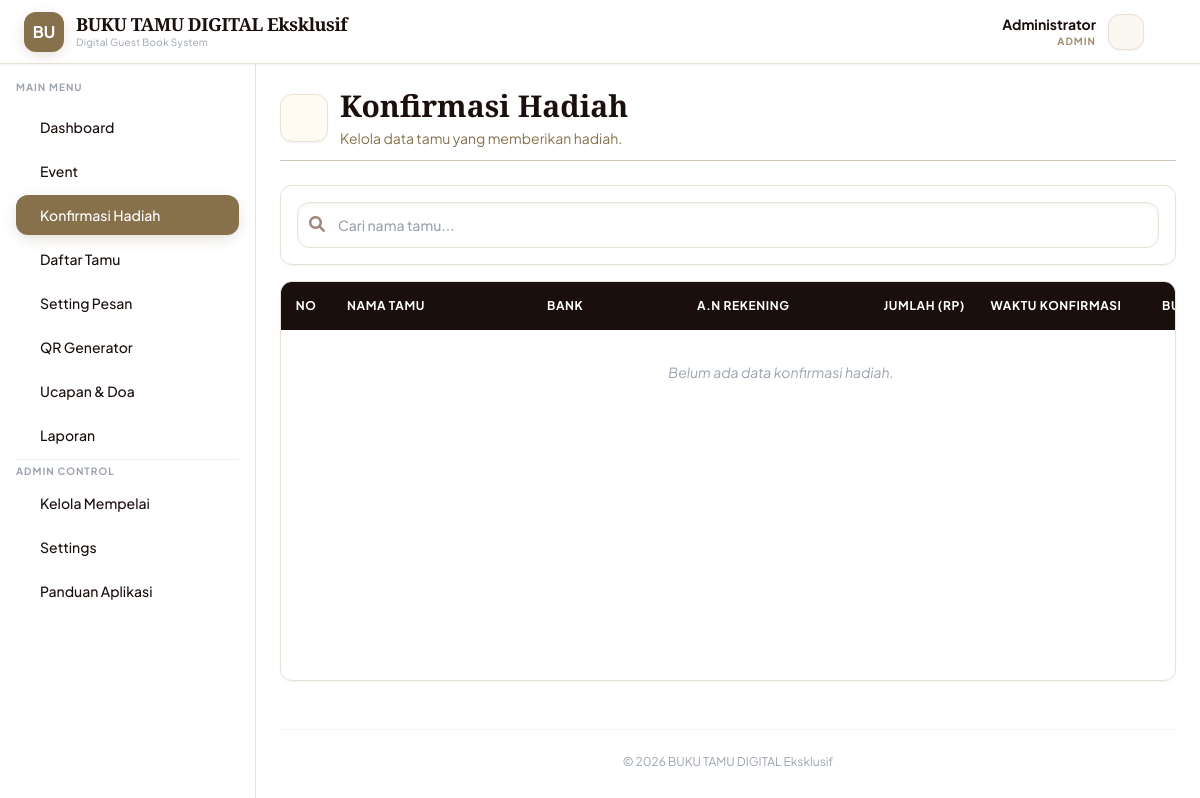
/hadiah.php (signed in), run on the app's committed database.
### tables this page shows
CREATE TABLE `pengaturan` (
  `id` int(11) NOT NULL AUTO_INCREMENT,
  `app_name` varchar(100) DEFAULT 'Buku Tamu Wedding',
  `logo_text` varchar(20) DEFAULT 'BT',
  `logo_dashboard` varchar(255) DEFAULT '',
  `copyright` varchar(255) DEFAULT '© 2026',
  `hero_title` varchar(255) DEFAULT 'The Wedding Of',
  `hero_desc` text DEFAULT NULL,
  `hero_img` varchar(255) DEFAULT '',
  `btn_text` varchar(50) DEFAULT 'Info Acara',
  `btn_link` varchar(255) DEFAULT '#',
  `bg_mode` varchar(20) DEFAULT 'image',
  `bg_youtube_url` varchar(255) DEFAULT '',
  `bg_img` varchar(255) DEFAULT '',
  `timezone` varchar(50) DEFAULT 'Asia/Jakarta',
  `language` varchar(10) DEFAULT 'id',
  `speed_timer` int(11) DEFAULT 10,
  `color_start` varchar(20) DEFAULT '#4F46E5',
  `color_end` varchar(20) DEFAULT '#000000',
  `color_text` varchar(20) DEFAULT '#FFFFFF',
  `delay_welcome` int(11) DEFAULT 5,
  `delay_gathering` int(11) DEFAULT 5,
  `looping_overlay` tinyint(1) DEFAULT 0,
  `looping_overlay_timer` int(11) DEFAULT 10,
  `animasi_out` varchar(50) DEFAULT 'Fade',
  `animasi_duration` int(11) DEFAULT 1000,
  `welcome_text` text DEFAULT NULL,
  `welcome_bg_color` varchar(20) DEFAULT '#ffffff',
  `welcome_font_color` varchar(20) DEFAULT '#000000',
  `welcome_font` varchar(50) DEFAULT 'Poppins',
  `size_acara` int(11) DEFAULT 20,
  `size_welcome` int(11) DEFAULT 40,
  `size_tamu` int(11) DEFAULT 60,
  `size_tanggal` int(11) DEFAULT 16,
  `size_lokasi` int(11) DEFAULT 16,
  `size_waktu` int(11) DEFAULT 16,
  `show_acara` tinyint(1) DEFAULT 1,
  `show_kategori` tinyint(1) DEFAULT 1,
  `show_tanggal` tinyint(1) DEFAULT 1,
  `show_lokasi` tinyint(1) DEFAULT 1,
  `show_waktu` tinyint(1) DEFAULT 1,
  `wa_template` text DEFAULT NULL,
  `broadcast_link` varchar(255) DEFAULT '',
  `broadcast_param_id` int(11) DEFAULT NULL,
  `import_info_text` text DEFAULT NULL,
  `show_frame` tinyint(1) DEFAULT 0,
  `frame_img` varchar(255) DEFAULT '',
  `show_logo` tinyint(1) DEFAULT 1,
  `show_running_text` tinyint(1) DEFAULT 1,
  PRIMARY KEY (`id`)
);

### hadiah.php (the view, shortened to what this page needs)
<?php
require 'koneksi.php';
$q_global = mysqli_query($koneksi, "SELECT * FROM pengaturan LIMIT 1");
$config_global = mysqli_fetch_assoc($q_global);
?>
<!DOCTYPE html>
<html lang="id">
<head>
    <script src="https://cdn.tailwindcss.com"></script>
    <link rel="stylesheet" href="https://cdnjs.cloudflare.com/ajax/libs/font-awesome/6.0.0/css/all.min.css">
</head>
<body class="text-[#1a0f0d]" style="background-color:#ffffff; background-image:url('https://www.transparenttextures.com/patterns/cream-paper.png');">
    <?php if(file_exists('sidebar.php')) include 'sidebar.php'; ?>
    <main class="md:ml-64 p-4 lg:p-6 relative">
        <div class="mb-5 lg:mb-6 border-b border-[#d1c7b7] pb-3 no-print flex flex-col md:flex-row justify-between items-start md:items-end gap-4">
            <div class="flex items-center gap-3">
                <div class="w-12 h-12 bg-[#fffbf2] text-[#87714c] rounded-xl flex items-center justify-center border border-[#e8e1d5] shadow-sm">
                </div>
                <div>
                    <h1 class="text-2xl lg:text-3xl font-bold text-[#1a0f0d] font-serif">Konfirmasi Hadiah</h1>
                    <p class="text-[#87714c] mt-1 text-sm">Kelola data tamu yang memberikan hadiah.</p>
                </div>
            </div>
        </div>
        <div class="bg-white p-4 rounded-xl shadow-sm border border-[#e8e1d5] mb-4 flex flex-col xl:flex-row justify-end items-center gap-4">
            <div class="w-full xl:w-auto relative">
                <input type="text" id="searchTable" placeholder="Cari nama tamu..." class="pl-10 pr-4 py-3 border border-[#e8e1d5] rounded-xl text-sm focus:outline-none focus:ring-2 focus:ring-[#87714c] w-full xl:w-72 bg-[#ffffff] text-[#1a0f0d] shadow-inner font-medium placeholder-gray-400">
                <i class="fas fa-search absolute left-3 top-3.5 text-[#a1887f]"></i>
            </div>
        </div>
        <div class="bg-white rounded-xl shadow-sm border border-[#e8e1d5] overflow-hidden min-h-[400px]">
            <div class="overflow-x-auto custom-scrollbar pb-4">
                <table class="w-full text-left border-collapse min-w-[1000px]" id="mainTable">
                    <thead>
                        <tr class="bg-[#1a0f0d] text-white text-xs uppercase tracking-wider font-bold">
                            <th class="py-4 text-center w-[5%] rounded-tl-lg text-white">No</th>
                            <th class="py-4 px-4 text-left w-[20%] text-white">Nama Tamu</th>
                            <th class="py-4 px-4 text-left w-[15%] text-white">Bank</th>
                            <th class="py-4 px-4 text-left w-[15%] text-white">A.N Rekening</th>
                            <th class="py-4 text-right px-4 w-[15%] text-white">Jumlah (Rp)</th>
                            <th class="py-4 text-center w-[15%] text-white">Waktu Konfirmasi</th>
                            <th class="py-4 text-center w-[10%] text-white">Bukti</th>
                        </tr>
                    </thead>
                    <tbody class="divide-y divide-[#f3e9d8] text-sm text-[#1a0f0d]">
                        <?php
                        $no=1;
                        $cek_tabel = mysqli_query($koneksi, "SHOW TABLES LIKE 'hadiah'");
                        if(mysqli_num_rows($cek_tabel) > 0) {
                            $q_hadiah = mysqli_query($koneksi, "SELECT * FROM hadiah ORDER BY id DESC");
                            if($q_hadiah && mysqli_num_rows($q_hadiah) > 0):
                                while($row=mysqli_fetch_assoc($q_hadiah)):
                                    $amount_fmt = is_numeric($row['amount']) ? number_format((float)$row['amount'], 0, ',', '.') : $row['amount'];
                            ?>
                            <tr class="hover:bg-[#fffbf2] transition">
                                <td class="py-3 text-center text-gray-400"><?= $no++ ?></td>
                                <td class="py-3 px-4 font-bold text-[#000000]"><?= htmlspecialchars($row['guest_name']) ?></td>
                                <td class="py-3 px-4 text-[#87714c] font-bold"><?= htmlspecialchars($row['bank_name']) ?></td>
                                <td class="py-3 px-4 text-gray-600"><?= htmlspecialchars($row['account_name']) ?></td>
                                <td class="py-3 px-4 text-right font-bold text-green-700">Rp <?= $amount_fmt ?></td>
                                <td class="py-3 text-center text-gray-500 text-xs"><?= date('d/m/y H:i', strtotime($row['created_at'])) ?></td>
                                <td class="py-3 text-center">
                                    <?php if(!empty($row['proof_file']) && file_exists('assets/gifts/' . $row['proof_file'])): ?>
                                        <button onclick="lihatBukti('assets/gifts/<?= $row['proof_file'] ?>')" class="bg-blue-100 text-blue-700 hover:bg-blue-200 px-3 py-1 rounded-lg text-xs font-bold transition inline-flex items-center gap-1 shadow-sm border border-blue-200">
                                            <i class="fas fa-image"></i> Lihat
                                        </button>
                                    <?php else: ?>
                                        <span class="text-xs text-gray-400 italic">Tidak ada</span>
                                    <?php endif; ?>
                                </td>
                                <td class="py-3 text-center">
                                    <div class="flex justify-center gap-2">
                                        <button onclick="submitHapusHadiah(<?= $row['id'] ?>)" class="text-red-500 hover:bg-red-50 w-8 h-8 rounded flex items-center justify-center border border-red-200 transition" title="Hapus Data"><i class="fas fa-trash"></i></button>
                                    </div>
                                </td>
                            </tr>
                            <?php
                                endwhile;
                            else:
                            ?>
                                <tr><td colspan="8" class="p-8 text-center text-gray-400 italic">Belum ada data konfirmasi hadiah.</td></tr>
                            <?php
                            endif;
                        } else {
                            ?>
                                <tr><td colspan="8" class="p-8 text-center text-gray-400 italic">Tabel hadiah belum tersedia atau sistem sedang menyesuaikan. Silakan refresh halaman.</td></tr>
                            <?php
                        }
                        ?>
                    </tbody>
                </table>
            </div>
        </div>
        <footer class="mt-12 mb-6 text-center text-xs text-gray-400 border-t border-gray-100 pt-6">
            <?= $config_global['copyright'] ?? '© ' . date('Y') . ' BUKU TAMU DIGITAL Eksklusif' ?>
        </footer>
    </main>
</body>
</html>

### sidebar.php (shortened to what this page needs)
<?php
$page = basename($_SERVER['PHP_SELF']);
$role = $_SESSION['role'] ?? 'mempelai';
if(!isset($config)){
    require_once 'koneksi.php';
    $q_conf = mysqli_query($koneksi, "SELECT * FROM pengaturan LIMIT 1");
    $config = mysqli_fetch_assoc($q_conf);
}
$home_url = 'dashboard.php';
$logo_path = 'assets/' . ($config['logo_dashboard'] ?? '');
$has_logo  = !empty($config['logo_dashboard']) && file_exists($logo_path);
?>
<nav class="bg-white border-b border-[#e8e1d5] fixed w-full z-40 top-0 h-16 transition-all shadow-sm">
    <div class="px-4 lg:px-6 flex justify-between items-center h-full">
        <a href="<?= $home_url ?>" class="flex items-center gap-3 hover:opacity-80 transition group">
            <?php if($has_logo): ?>
                <img src="<?= $logo_path ?>" alt="Logo App" class="w-9 h-9 md:w-10 md:h-10 object-contain bg-white rounded-xl shadow-sm border border-[#e8e1d5] p-0.5 group-hover:scale-105 transition-transform">
            <?php else: ?>
                <div class="bg-gold text-white w-9 h-9 md:w-10 md:h-10 rounded-xl flex items-center justify-center font-bold text-sm md:text-base shadow-gold group-hover:scale-105 transition-transform">
                    <?= substr($config['app_name'] ?? 'BT', 0, 2) ?>
                </div>
            <?php endif; ?>
            <div class="flex flex-col">
                <span class="font-serif font-bold text-lg text-brown tracking-tight leading-tight">
                    <?= $config['app_name'] ?? 'GuestBook' ?>
                </span>
                <span class="text-[10px] text-gray-400 hidden md:block tracking-wide">Digital Guest Book System</span>
            </div>
        </a>
        <div class="flex items-center gap-3">
            <div class="text-right hidden md:block">
                <p class="text-sm font-bold text-brown"><?= $_SESSION['nama_lengkap'] ?? 'Admin' ?></p>
                <p class="text-[10px] text-gold uppercase tracking-widest font-bold opacity-80"><?= $role ?></p>
            </div>
            <a href="profil.php" class="w-9 h-9 bg-[#faf7f0] text-[#87714c] rounded-xl flex items-center justify-center border border-[#e8e1d5] hover:bg-[#87714c] hover:text-white transition shadow-sm" title="Profil Saya">
            </a>
            <a href="#" onclick="confirmLogout(event)" class="text-gray-400 hover:text-red-500 transition ml-1 p-2 hidden md:block" title="Keluar">
            </a>
        </div>
    </div>
</nav>
<aside class="hidden md:block w-64 bg-white border-r border-[#e8e1d5] fixed h-full left-0 top-16 overflow-y-auto z-30 pb-20 scrollbar-hide">
    <div class="p-4">
        <p class="text-[10px] font-bold text-gray-400 uppercase tracking-widest mb-3">Main Menu</p>
        <nav class="space-y-1">
            <a href="dashboard.php" class="flex items-center gap-3 px-3 py-2.5 rounded-xl font-medium transition-all <?= ($page == 'dashboard.php') ? 'bg-gold text-white shadow-gold' : 'text-brown hover-cream hover:text-gold' ?>">
                <iconify-icon icon="solar:widget-3-bold-duotone" class="text-xl"></iconify-icon> <span class="text-sm">Dashboard</span>
            </a>
            <a href="event.php" class="flex items-center gap-3 px-3 py-2.5 rounded-xl font-medium transition-all <?= ($page == 'event.php') ? 'bg-gold text-white shadow-gold' : 'text-brown hover-cream hover:text-gold' ?>">
                <iconify-icon icon="solar:calendar-date-bold-duotone" class="text-xl"></iconify-icon> <span class="text-sm">Event</span>
            </a>
            <a href="hadiah.php" class="flex items-center gap-3 px-3 py-2.5 rounded-xl font-medium transition-all <?= ($page == 'hadiah.php') ? 'bg-gold text-white shadow-gold' : 'text-brown hover-cream hover:text-gold' ?>">
                <iconify-icon icon="solar:gift-bold-duotone" class="text-xl"></iconify-icon> <span class="text-sm">Konfirmasi Hadiah</span>
            </a>
            <a href="tamu.php" class="flex items-center gap-3 px-3 py-2.5 rounded-xl font-medium transition-all <?= ($page == 'tamu.php') ? 'bg-gold text-white shadow-gold' : 'text-brown hover-cream hover:text-gold' ?>">
                <iconify-icon icon="solar:users-group-rounded-bold-duotone" class="text-xl"></iconify-icon> <span class="text-sm">Daftar Tamu</span>
            </a>
            <a href="broadcast.php" class="flex items-center gap-3 px-3 py-2.5 rounded-xl font-medium transition-all <?= ($page == 'broadcast.php') ? 'bg-gold text-white shadow-gold' : 'text-brown hover-cream hover:text-gold' ?>">
                <iconify-icon icon="solar:mailbox-bold-duotone" class="text-xl"></iconify-icon> <span class="text-sm">Setting Pesan</span>
            </a>
            <a href="qr.php" class="flex items-center gap-3 px-3 py-2.5 rounded-xl font-medium transition-all <?= ($page == 'qr.php') ? 'bg-gold text-white shadow-gold' : 'text-brown hover-cream hover:text-gold' ?>">
                <iconify-icon icon="solar:qr-code-bold-duotone" class="text-xl"></iconify-icon> <span class="text-sm">QR Generator</span>
            </a>
            <a href="ucapan.php" class="flex items-center gap-3 px-3 py-2.5 rounded-xl font-medium transition-all <?= ($page == 'ucapan.php') ? 'bg-gold text-white shadow-gold' : 'text-brown hover-cream hover:text-gold' ?>">
                <iconify-icon icon="solar:chat-round-dots-bold-duotone" class="text-xl"></iconify-icon> <span class="text-sm">Ucapan & Doa</span>
            </a>
            <a href="report.php" class="flex items-center gap-3 px-3 py-2.5 rounded-xl font-medium transition-all <?= ($page == 'report.php') ? 'bg-gold text-white shadow-gold' : 'text-brown hover-cream hover:text-gold' ?>">
                <iconify-icon icon="solar:chart-bold-duotone" class="text-xl"></iconify-icon> <span class="text-sm">Laporan</span>
            </a>
            <?php if($role == 'admin'): ?>
            <hr class="my-3 border-[#f0ebe3]">
            <p class="text-[10px] font-bold text-gray-400 uppercase tracking-widest mb-2">Admin Control</p>
            <a href="kelola_mempelai.php" class="flex items-center gap-3 px-3 py-2.5 rounded-xl font-medium transition-all <?= ($page == 'kelola_mempelai.php') ? 'bg-gold text-white shadow-gold' : 'text-brown hover-cream hover:text-gold' ?>">
                <iconify-icon icon="solar:heart-bold-duotone" class="text-xl text-pink-400"></iconify-icon> <span class="text-sm">Kelola Mempelai</span>
            </a>
            <a href="pengaturan.php" class="flex items-center gap-3 px-3 py-2.5 rounded-xl font-medium transition-all <?= ($page == 'pengaturan.php') ? 'bg-gold text-white shadow-gold' : 'text-brown hover-cream hover:text-gold' ?>">
                <iconify-icon icon="solar:settings-bold-duotone" class="text-xl"></iconify-icon> <span class="text-sm">Settings</span>
            </a>
            <?php endif; ?>
            <a href="petunjuk.php" class="flex items-center gap-3 px-3 py-2.5 rounded-xl font-medium transition-all <?= ($page == 'petunjuk.php') ? 'bg-gold text-white shadow-gold' : 'text-brown hover-cream hover:text-gold' ?>">
                <iconify-icon icon="solar:info-square-bold-duotone" class="text-xl"></iconify-icon> <span class="text-sm">Panduan Aplikasi</span>
            </a>
        </nav>
    </div>
</aside>

### data on the page
pengaturan: app_name "BU", app_name "BUKU TAMU DIGITAL Eksklusif", copyright "© 2026 BUKU TAMU DIGITAL Eksklusif"

### other printed values
$_SESSION['nama_lengkap'] "Administrator"
$role "ADMIN"
